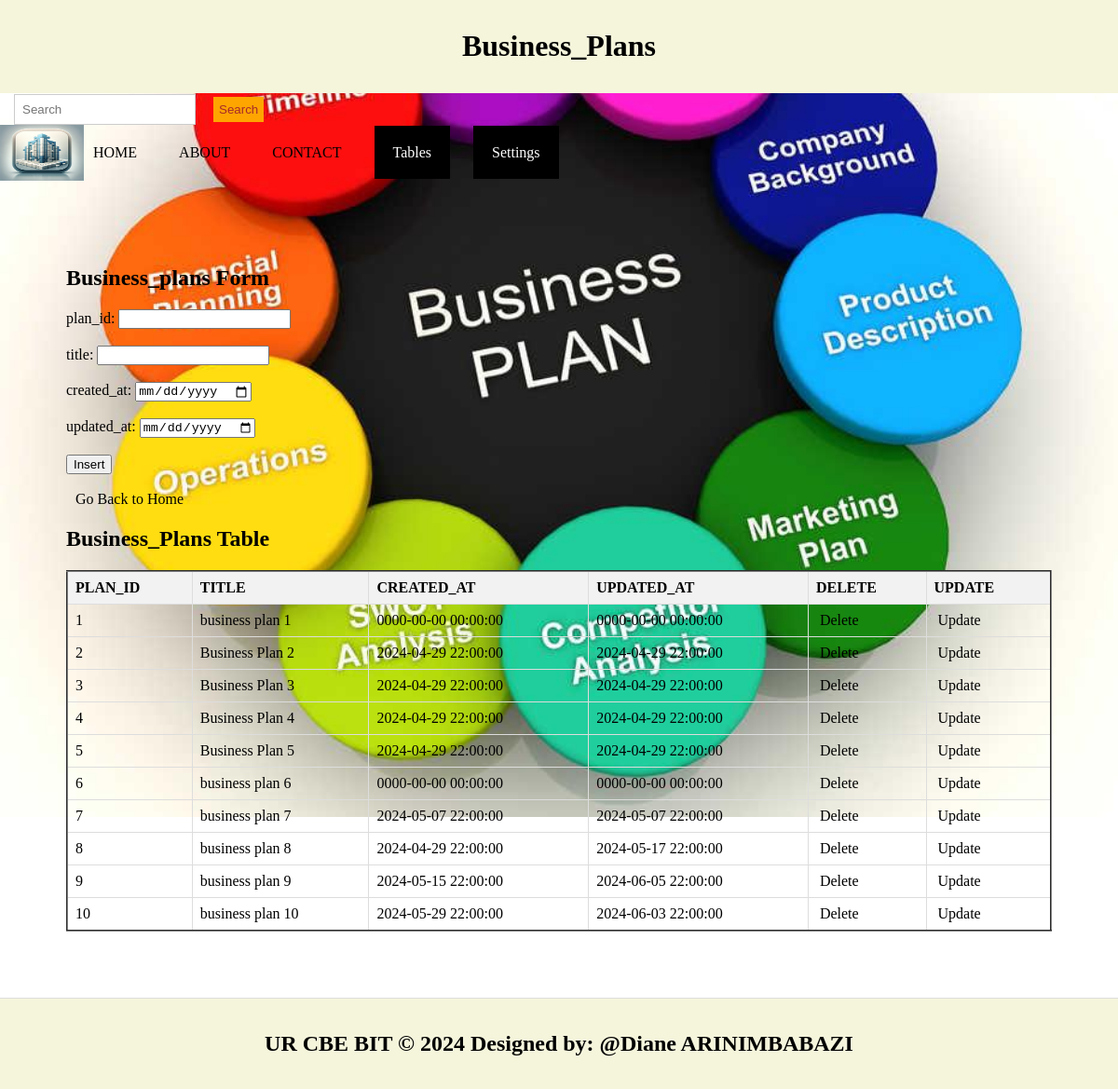
Page /business_plans.php on the committed database.
### tables this page shows
CREATE TABLE `business_plans` (
  `plan_id` int(11) NOT NULL,
  `title` varchar(255) NOT NULL,
  `created_at` timestamp NOT NULL DEFAULT current_timestamp(),
  `updated_at` timestamp NOT NULL DEFAULT current_timestamp() ON UPDATE current_timestamp()
);

### business_plans.php (the view, shortened to what this page needs)
<!DOCTYPE html>
<html lang="en">
<head>
  <link rel="stylesheet" type="text/css" href="style.css" title="style 1" media="screen, tv, projection, handheld, print"/>
</head>
<body style="background-image: url('./Images/bp.jpg');background-repeat: no-repeat;background-size:cover;">
  <header>
    <h1>Business_Plans</h1>
  </header>
  <form class="d-flex" role="search" action="search.php">
    <input class="form-control me-2" type="search" placeholder="Search" aria-label="Search" name="query">
    <button class="btn btn-outline-success" type="submit">Search</button>
  </form>
  <ul>
    <img src="./Images/logo.png" width="90" height="60" alt="Logo">
    <li><a href="./home.html">HOME</a></li>
    <li><a href="./about.html">ABOUT</a></li>
    <li><a href="./contact.html">CONTACT</a></li>
    <li class="dropdown">
      <a href="#" style="padding: 20px; color: white; background-color:black; text-decoration: none;">Tables</a>
    </li>
    <li class="dropdown">
      <a href="#" style="padding: 20px; color: white; background-color:black; text-decoration: none;">Settings</a>
    </li>
  </ul>
<section>
    <h1>Business_plans Form</h1>
    <form method="post" onsubmit="return confirm('Are you sure you want to insert this record?');">
      <label for="plan_id">plan_id:</label>
      <input type="number" id="plan_id" name="plan_id"><br><br>
      <label for="title">title:</label>
      <input type="text" id="title" name="title" required><br><br>
      <label for="created_at">created_at:</label>
      <input type="date" id="created_at" name="created_at"><br><br>
      <label for="updated_at">updated_at:</label>
      <input type="date" id="updated_at" name="updated_at"><br><br>
      <input type="submit" name="add" value="Insert"><br><br>
      <a href="./home.html">Go Back to Home</a>
    </form>
    <h2>Business_Plans Table</h2>
    <table border="2">
      <tr>
        <th>PLAN_ID</th>
        <th>TITLE</th>
        <th>CREATED_AT</th>
        <th>UPDATED_AT</th>
        <th>DELETE</th>
        <th>UPDATE</th>
      </tr>
      <?php
        include('database_connection.php');
        $sql = "SELECT * FROM business_plans";
        $result = $connection->query($sql);
        if ($result->num_rows > 0) {
            while ($row = $result->fetch_assoc()) {
                $plan_id = $row['plan_id'];
                echo "<tr>
                  <td>" . $row['plan_id'] . "</td>
                  <td>" . $row['title'] . "</td>
                  <td>" . $row['created_at'] . "</td>
                  <td>" . $row['updated_at'] . "</td>
                  <td><a style='padding:4px' href='Delete_business_plans.php?plan_id=$plan_id'>Delete</a></td>
                  <td><a style='padding:4px' href='update_business_plans.php?plan_id=$plan_id'>Update</a></td>
                </tr>";
            }
        } else {
            echo "<tr><td colspan='7'>No data found</td></tr>";
        }
      ?>
    </table>
  </section>
  <footer>
    <center>
      <b><h2>UR CBE BIT &copy 2024 Designed by: @Diane ARINIMBABAZI</h2></b>
    </center>
  </footer>
</body>
</html>

### style.css (style rules this page uses)
body { font-family: Arial, sans-serif; margin: 0; padding: 0; }
.form-control { padding: 8px; margin-left: 4px; border: 1px solid #ccc; }
.btn { padding: 6px; background-color: orange; color: brown; border: none; }
.dropdown { position: relative; display: inline; margin-right: 10px; }
body { font-family: Arial,sans-serif; margin:0; padding:0; }
header { background-color:darkgray; padding: 20px; }
.dropdown { position: right; display:right; direction:rtl; }
section { padding:28px; border-bottom: 1px solid #ddd; }
footer { text-align: center; padding: 15px; background-color:darkgray; }

### business_plans.php (style rules this page uses)
body { margin: 0; padding: 0; font-family: 'Times New Roman', serif; background: url('./Images/clinic.jpg') no-repeat center center/cover; height: 100vh; }
a { padding: 10px; color:white; text-decoration: none; margin-right: 15px; }
a:link { color:black; }
button.btn { margin-left: 15px; margin-top: 4px; }
input.form-control { margin-left: 15px; padding: 8px; }
section { padding: 71px; border-bottom: 1px solid #ddd; }
footer { text-align: center; padding: 15px; background-color: beige; }
header { background-color: beige; padding: 10px; text-align: center; }
ul { list-style-type: none; padding: 0; margin: 0; display: flex; align-items: center; }
li { margin-right: 10px; }
.dropdown { position: relative; display: inline-block; }
table { width: 100%; border-collapse: collapse; }
th, td { border: 1px solid #ddd; padding: 8px; text-align: left; }
th { background-color: #f2f2f2; }

### rows in the picture
business_plans: plan_id "1", title "business plan 1", created_at "0000-00-00 00:00:00", updated_at "0000-00-00 00:00:00"
business_plans: plan_id "2", title "Business Plan 2", created_at "2024-04-29 22:00:00", updated_at "2024-04-29 22:00:00"
business_plans: plan_id "3", title "Business Plan 3", created_at "2024-04-29 22:00:00", updated_at "2024-04-29 22:00:00"
business_plans: plan_id "4", title "Business Plan 4", created_at "2024-04-29 22:00:00", updated_at "2024-04-29 22:00:00"
business_plans: plan_id "5", title "Business Plan 5", created_at "2024-04-29 22:00:00", updated_at "2024-04-29 22:00:00"
business_plans: plan_id "6", title "business plan 6", created_at "0000-00-00 00:00:00", updated_at "0000-00-00 00:00:00"
business_plans: plan_id "7", title "business plan 7", created_at "2024-05-07 22:00:00", updated_at "2024-05-07 22:00:00"
business_plans: plan_id "8", title "business plan 8", created_at "2024-04-29 22:00:00", updated_at "2024-05-17 22:00:00"
business_plans: plan_id "9", title "business plan 9", created_at "2024-05-15 22:00:00", updated_at "2024-06-05 22:00:00"
business_plans: plan_id "10", title "business plan 10", created_at "2024-05-29 22:00:00", updated_at "2024-06-03 22:00:00"
